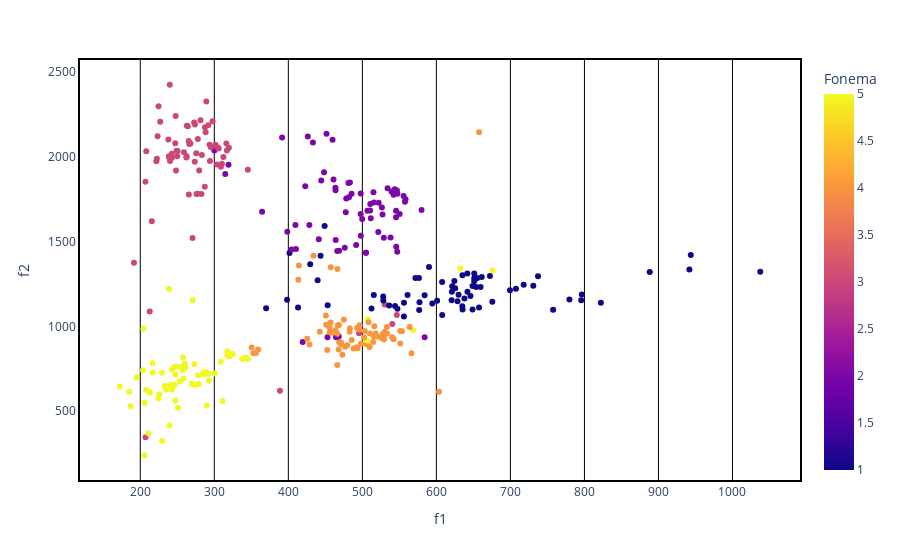

Notebook source saved alongside this figure:
### Code cell
###################################################################################################
# Visualiza os dados

import plotly.express as px
df = vogaisH
plt.figure(figsize=(15,7))
fig = px.scatter(df, x="f1", y="f2", color="Fonema")

fig.update_xaxes(showgrid=True, gridwidth=1, gridcolor='black')
fig.update_yaxes(showgrid=False, gridwidth=1, gridcolor='black')

fig.update_xaxes(showline=True, linewidth=2, linecolor='black', mirror=True)
fig.update_yaxes(showline=True, linewidth=2, linecolor='black', mirror=True)

fig.update_layout(
      paper_bgcolor='rgba(0,0,0,0)',
      plot_bgcolor='rgba(0,0,0,0)'
  )
fig.show()

### Figure 1 — Plotly figure (JSON) as saved in the notebook; plotly's stock layout.template omitted (floating-point values rounded to 4 significant figures; data arrays with more than 128 entries replaced by an {"elided": "..."} marker saying what was removed)
{"data": [{"hovertemplate": "f1=%{x}<br>f2=%{y}<br>Fonema=%{marker.color}<extra></extra>", "legendgroup": "", "marker": {"color": {"elided": "350 int values"}, "coloraxis": "coloraxis", "symbol": "circle"}, "mode": "markers", "name": "", "orientation": "v", "showlegend": false, "type": "scatter", "x": {"elided": "350 float values"}, "xaxis": "x", "y": {"elided": "350 float values"}, "yaxis": "y"}], "layout": {"coloraxis": {"colorbar": {"title": {"text": "Fonema"}}, "colorscale": [[0, "#0d0887"], [0.1111, "#46039f"], [0.2222, "#7201a8"], [0.3333, "#9c179e"], [0.4444, "#bd3786"], [0.5556, "#d8576b"], [0.6667, "#ed7953"], [0.7778, "#fb9f3a"], [0.8889, "#fdca26"], [1, "#f0f921"]]}, "legend": {"tracegroupgap": 0}, "margin": {"t": 60}, "paper_bgcolor": "rgba(0,0,0,0)", "plot_bgcolor": "rgba(0,0,0,0)", "xaxis": {"anchor": "y", "domain": [0, 1], "gridcolor": "black", "gridwidth": 1, "linecolor": "black", "linewidth": 2, "mirror": true, "showgrid": true, "showline": true, "title": {"text": "f1"}}, "yaxis": {"anchor": "x", "domain": [0, 1], "gridcolor": "black", "gridwidth": 1, "linecolor": "black", "linewidth": 2, "mirror": true, "showgrid": false, "showline": true, "title": {"text": "f2"}}}}
